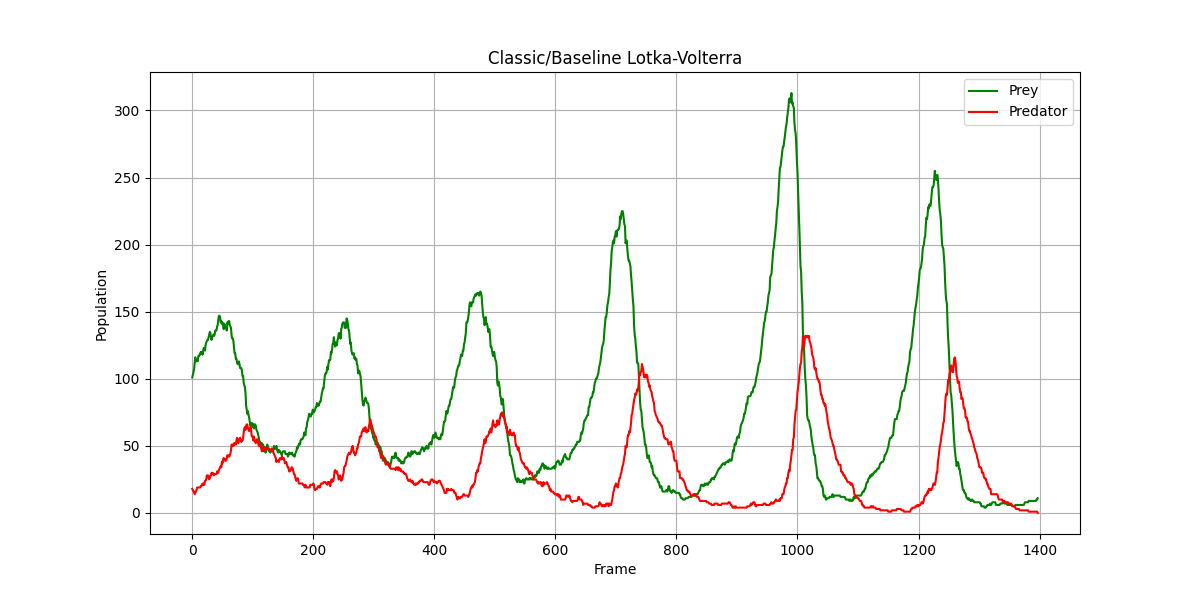

The script that saved this image:
"""
Baseline Lotka-Volterra predator-prey model (discrete-time, agent-based).

Implements the classical (mathematical) Lotka-Volterra equations WITHOUT energy, movement, spatiality, or perception.
- Prey reproduce exponentially each frame (α · N).
- Predators die at a constant rate (γ · P).
- Predation occurs at a rate proportional to N·P (β · N · P).
- Predator reproduction occurs probabilistically upon eating (δ).

This is the SIMPLEST reference implementation used for comparison with more complex models.
"""


from dataclasses import dataclass
from vi import Agent, Config, Simulation, HeadlessSimulation
import random
import pandas as pd
import matplotlib.pyplot as plt
from pygame.math import Vector2

# Global population sets
preys = set()
predators = set()

# Image paths (optional visuals)
PREY_IMAGES = ["images/green.png"]
PREDATOR_IMAGES = ["images/triangle5.png"]

# Tracking data
frame_data = {
    "frame": [],
    "prey_count": [],
    "predator_count": [],
}

@dataclass
class BasicLVConfig(Config):
    initial_prey: int = 100
    initial_predators: int = 20

    # Adjusted Lotka-Volterra rates for cyclic behavior
    prey_birth_rate: float = 0.027500000000000004       # α - reduced from 0.1
    predation_rate: float = 0.00085     # β - reduced from 0.005
    predator_death_rate: float = 0.035  # γ - reduced from 0.05
    predator_reproduction_rate: float = 0.5  # δ - increased from 0.01

    window_size: tuple[int, int] = (1000, 1000)
    delta_time: float = 1.0
    duration: int = 5000

    movement_speed: float = 20.0  # Movement speed for agents

class Prey(Agent):
    config: BasicLVConfig
    def on_spawn(self):
        preys.add(self.id)
    def update(self):
        self.move = Vector2(random.uniform(-1, 1), random.uniform(-1, 1)).normalize() * self.config.movement_speed
        self.pos += self.move * self.config.delta_time

class Predator(Agent):
    config: BasicLVConfig
    def on_spawn(self):
        predators.add(self.id)
    def update(self):
        self.move = Vector2(random.uniform(-1, 1), random.uniform(-1, 1)).normalize() * self.config.movement_speed
        self.pos += self.move * self.config.delta_time

class Monitor(Agent):
    config: BasicLVConfig
    def update(self):
        frame = self.simulation.shared.counter
        num_prey = len(preys)
        num_pred = len(predators)

        # --- Prey reproduction (exponential) ---
        # Use probabilistic reproduction instead of deterministic
        for prey_id in list(preys):
            if random.random() < self.config.prey_birth_rate:
                self.simulation.spawn_agent(Prey, images=PREY_IMAGES)

        # --- Predation ---
        # More controlled predation with probabilistic encounters
        if num_prey > 0 and num_pred > 0:
            # Each predator has a chance to catch prey based on prey density
            predator_ids = list(predators)
            for pred_id in predator_ids:
                # Probability of successful hunt depends on prey availability
                hunt_probability = min(self.config.predation_rate * num_prey, 0.5)
                if random.random() < hunt_probability and preys:
                    # Remove a random prey
                    prey_id = random.choice(list(preys))
                    for agent in self.simulation._agents:
                        if agent.id == prey_id:
                            preys.remove(prey_id)
                            agent.kill()
                            break

                    # Predator reproduction upon successful hunt
                    if random.random() < self.config.predator_reproduction_rate:
                        self.simulation.spawn_agent(Predator, images=PREDATOR_IMAGES)

        # --- Predator death (probabilistic) ---
        predator_ids = list(predators)
        for pred_id in predator_ids:
            if random.random() < self.config.predator_death_rate:
                for agent in self.simulation._agents:
                    if agent.id == pred_id:
                        predators.remove(pred_id)
                        agent.kill()
                        break

        # --- Logging ---
        frame_data["frame"].append(frame)
        frame_data["prey_count"].append(len(preys))
        frame_data["predator_count"].append(len(predators))

        if len(preys) == 0 or len(predators) == 0:
            print("Extinction occurred")
            self.simulation.stop()

        if frame > self.config.duration:
            print("Time limit reached")
            self.simulation.stop()

def run_basic_lv():
    cfg = BasicLVConfig()
    sim = (
        Simulation(cfg)
        .batch_spawn_agents(cfg.initial_prey, Prey, images=PREY_IMAGES)
        .batch_spawn_agents(cfg.initial_predators, Predator, images=PREDATOR_IMAGES)
        .spawn_agent(Monitor, images=["images/transparent.png"])
        .run()
    )

    # Export results
    df = pd.DataFrame(frame_data)
    df.to_csv("baseline.csv", index=False)

    # Plot
    plt.figure(figsize=(12, 6))
    plt.plot(df["frame"], df["prey_count"], label="Prey", color="green")
    plt.plot(df["frame"], df["predator_count"], label="Predator", color="red")
    plt.legend()
    plt.xlabel("Frame")
    plt.ylabel("Population")
    plt.title("Classic/Baseline Lotka-Volterra")
    plt.grid(True)
    plt.savefig("baseline.png")
    plt.close()
    print("Plot saved to baseline.png")

if __name__ == "__main__":
    run_basic_lv()